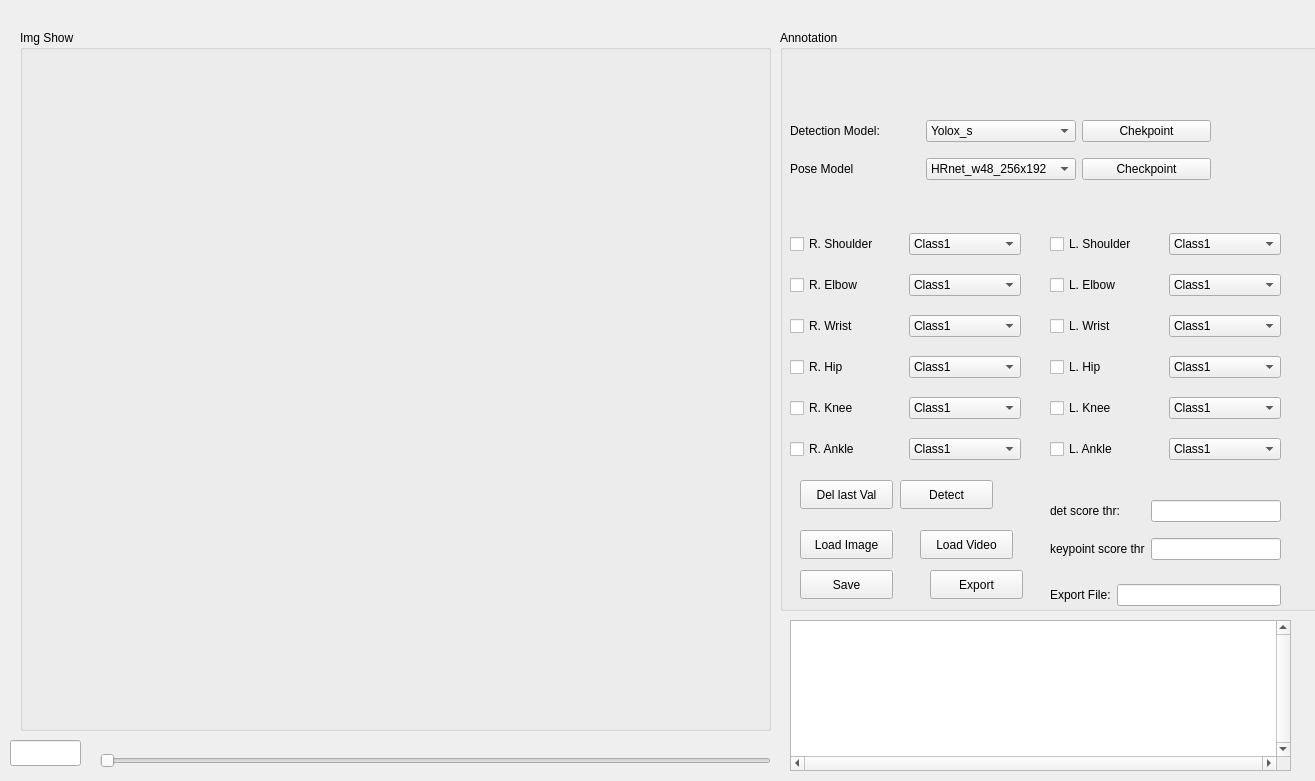
<?xml version="1.0" encoding="UTF-8"?>
<ui version="4.0">
 <class>Widget</class>
 <widget class="QWidget" name="Widget">
  <property name="geometry">
   <rect>
    <x>0</x>
    <y>0</y>
    <width>1315</width>
    <height>781</height>
   </rect>
  </property>
  <property name="windowTitle">
   <string>Widget</string>
  </property>
  <widget class="QGroupBox" name="groupBox">
   <property name="geometry">
    <rect>
     <x>20</x>
     <y>30</y>
     <width>751</width>
     <height>701</height>
    </rect>
   </property>
   <property name="title">
    <string>Img Show</string>
   </property>
   <widget class="QLabel" name="Label_Img_Show">
    <property name="geometry">
     <rect>
      <x>20</x>
      <y>40</y>
      <width>701</width>
      <height>641</height>
     </rect>
    </property>
    <property name="text">
     <string/>
    </property>
   </widget>
  </widget>
  <widget class="QGroupBox" name="groupBox_2">
   <property name="geometry">
    <rect>
     <x>780</x>
     <y>30</y>
     <width>541</width>
     <height>581</height>
    </rect>
   </property>
   <property name="title">
    <string>Annotation </string>
   </property>
   <widget class="QWidget" name="gridLayoutWidget_2">
    <property name="geometry">
     <rect>
      <x>10</x>
      <y>190</y>
      <width>231</width>
      <height>253</height>
     </rect>
    </property>
    <layout class="QGridLayout" name="gridLayout_2">
     <item row="5" column="1">
      <widget class="QComboBox" name="Cbox_RAnkle">
       <item>
        <property name="text">
         <string>Class1</string>
        </property>
       </item>
       <item>
        <property name="text">
         <string>Class2</string>
        </property>
       </item>
      </widget>
     </item>
     <item row="3" column="1">
      <widget class="QComboBox" name="Cbox_RHip">
       <item>
        <property name="text">
         <string>Class1</string>
        </property>
       </item>
       <item>
        <property name="text">
         <string>Class2</string>
        </property>
       </item>
      </widget>
     </item>
     <item row="3" column="0">
      <widget class="QCheckBox" name="checkBox_4">
       <property name="text">
        <string>R. Hip</string>
       </property>
      </widget>
     </item>
     <item row="2" column="1">
      <widget class="QComboBox" name="Cbox_RWrist">
       <item>
        <property name="text">
         <string>Class1</string>
        </property>
       </item>
       <item>
        <property name="text">
         <string>Class2</string>
        </property>
       </item>
      </widget>
     </item>
     <item row="0" column="1">
      <widget class="QComboBox" name="Cbox_RShoulder">
       <item>
        <property name="text">
         <string>Class1</string>
        </property>
       </item>
       <item>
        <property name="text">
         <string>Class2</string>
        </property>
       </item>
      </widget>
     </item>
     <item row="0" column="0">
      <widget class="QCheckBox" name="checkBox_1">
       <property name="text">
        <string>R. Shoulder</string>
       </property>
      </widget>
     </item>
     <item row="5" column="0">
      <widget class="QCheckBox" name="checkBox_6">
       <property name="text">
        <string>R. Ankle</string>
       </property>
      </widget>
     </item>
     <item row="2" column="0">
      <widget class="QCheckBox" name="checkBox_3">
       <property name="text">
        <string>R. Wrist</string>
       </property>
      </widget>
     </item>
     <item row="1" column="1">
      <widget class="QComboBox" name="Cbox_RElbow">
       <item>
        <property name="text">
         <string>Class1</string>
        </property>
       </item>
       <item>
        <property name="text">
         <string>Class2</string>
        </property>
       </item>
      </widget>
     </item>
     <item row="4" column="1">
      <widget class="QComboBox" name="Cbox_RKnee">
       <item>
        <property name="text">
         <string>Class1</string>
        </property>
       </item>
       <item>
        <property name="text">
         <string>Class2</string>
        </property>
       </item>
      </widget>
     </item>
     <item row="1" column="0">
      <widget class="QCheckBox" name="checkBox_2">
       <property name="text">
        <string>R. Elbow</string>
       </property>
      </widget>
     </item>
     <item row="4" column="0">
      <widget class="QCheckBox" name="checkBox_5">
       <property name="text">
        <string>R. Knee</string>
       </property>
      </widget>
     </item>
    </layout>
   </widget>
   <widget class="QWidget" name="gridLayoutWidget">
    <property name="geometry">
     <rect>
      <x>10</x>
      <y>80</y>
      <width>421</width>
      <height>81</height>
     </rect>
    </property>
    <layout class="QGridLayout" name="gridLayout">
     <item row="1" column="0">
      <widget class="QLabel" name="label_2">
       <property name="text">
        <string>Pose Model</string>
       </property>
      </widget>
     </item>
     <item row="1" column="1">
      <widget class="QComboBox" name="Cbox_pose_model">
       <item>
        <property name="text">
         <string>HRnet_w48_256x192</string>
        </property>
       </item>
      </widget>
     </item>
     <item row="0" column="1">
      <widget class="QComboBox" name="Cbox_det_model">
       <item>
        <property name="text">
         <string>Yolox_s</string>
        </property>
       </item>
      </widget>
     </item>
     <item row="0" column="0">
      <widget class="QLabel" name="label">
       <property name="text">
        <string>Detection Model:</string>
       </property>
      </widget>
     </item>
     <item row="0" column="2">
      <widget class="QPushButton" name="btn_checkpoint_det">
       <property name="text">
        <string>Chekpoint</string>
       </property>
      </widget>
     </item>
     <item row="1" column="2">
      <widget class="QPushButton" name="btn_checkpoint_pose">
       <property name="text">
        <string>Checkpoint</string>
       </property>
      </widget>
     </item>
    </layout>
   </widget>
   <widget class="QPushButton" name="btn_save">
    <property name="geometry">
     <rect>
      <x>20</x>
      <y>540</y>
      <width>93</width>
      <height>29</height>
     </rect>
    </property>
    <property name="text">
     <string>Save</string>
    </property>
   </widget>
   <widget class="QPushButton" name="btn_detect_vid">
    <property name="geometry">
     <rect>
      <x>120</x>
      <y>450</y>
      <width>93</width>
      <height>29</height>
     </rect>
    </property>
    <property name="text">
     <string>Detect</string>
    </property>
   </widget>
   <widget class="QPushButton" name="btn_remove_last">
    <property name="geometry">
     <rect>
      <x>20</x>
      <y>450</y>
      <width>93</width>
      <height>29</height>
     </rect>
    </property>
    <property name="text">
     <string>Del last Val</string>
    </property>
   </widget>
   <widget class="QPushButton" name="btn_export">
    <property name="geometry">
     <rect>
      <x>150</x>
      <y>540</y>
      <width>93</width>
      <height>29</height>
     </rect>
    </property>
    <property name="text">
     <string>Export</string>
    </property>
   </widget>
   <widget class="QPushButton" name="btn_load_video">
    <property name="geometry">
     <rect>
      <x>140</x>
      <y>500</y>
      <width>93</width>
      <height>29</height>
     </rect>
    </property>
    <property name="text">
     <string>Load Video</string>
    </property>
   </widget>
   <widget class="QPushButton" name="btn_load_image">
    <property name="geometry">
     <rect>
      <x>20</x>
      <y>500</y>
      <width>93</width>
      <height>29</height>
     </rect>
    </property>
    <property name="text">
     <string>Load Image</string>
    </property>
   </widget>
   <widget class="QWidget" name="gridLayoutWidget_5">
    <property name="geometry">
     <rect>
      <x>270</x>
      <y>460</y>
      <width>231</width>
      <height>81</height>
     </rect>
    </property>
    <layout class="QGridLayout" name="gridLayout_5">
     <item row="0" column="1">
      <widget class="QLineEdit" name="LEdit_det_thr"/>
     </item>
     <item row="1" column="0">
      <widget class="QLabel" name="label_6">
       <property name="text">
        <string>keypoint score thr</string>
       </property>
      </widget>
     </item>
     <item row="1" column="1">
      <widget class="QLineEdit" name="LEdit_kpt_thr"/>
     </item>
     <item row="0" column="0">
      <widget class="QLabel" name="label_5">
       <property name="text">
        <string>det score thr:</string>
       </property>
      </widget>
     </item>
    </layout>
   </widget>
   <widget class="QWidget" name="gridLayoutWidget_6">
    <property name="geometry">
     <rect>
      <x>270</x>
      <y>190</y>
      <width>231</width>
      <height>253</height>
     </rect>
    </property>
    <layout class="QGridLayout" name="gridLayout_6">
     <item row="5" column="1">
      <widget class="QComboBox" name="Cbox_LAnkle">
       <item>
        <property name="text">
         <string>Class1</string>
        </property>
       </item>
       <item>
        <property name="text">
         <string>Class2</string>
        </property>
       </item>
      </widget>
     </item>
     <item row="3" column="1">
      <widget class="QComboBox" name="Cbox_LHip">
       <item>
        <property name="text">
         <string>Class1</string>
        </property>
       </item>
       <item>
        <property name="text">
         <string>Class2</string>
        </property>
       </item>
      </widget>
     </item>
     <item row="3" column="0">
      <widget class="QCheckBox" name="checkBox_7">
       <property name="text">
        <string>L. Hip</string>
       </property>
      </widget>
     </item>
     <item row="2" column="1">
      <widget class="QComboBox" name="Cbox_LWrist">
       <item>
        <property name="text">
         <string>Class1</string>
        </property>
       </item>
       <item>
        <property name="text">
         <string>Class2</string>
        </property>
       </item>
      </widget>
     </item>
     <item row="0" column="1">
      <widget class="QComboBox" name="Cbox_LShoulder">
       <item>
        <property name="text">
         <string>Class1</string>
        </property>
       </item>
       <item>
        <property name="text">
         <string>Class2</string>
        </property>
       </item>
      </widget>
     </item>
     <item row="0" column="0">
      <widget class="QCheckBox" name="checkBox_15">
       <property name="text">
        <string>L. Shoulder</string>
       </property>
      </widget>
     </item>
     <item row="5" column="0">
      <widget class="QCheckBox" name="checkBox_16">
       <property name="text">
        <string>L. Ankle</string>
       </property>
      </widget>
     </item>
     <item row="2" column="0">
      <widget class="QCheckBox" name="checkBox_17">
       <property name="text">
        <string>L. Wrist</string>
       </property>
      </widget>
     </item>
     <item row="1" column="1">
      <widget class="QComboBox" name="Cbox_LElbow">
       <item>
        <property name="text">
         <string>Class1</string>
        </property>
       </item>
       <item>
        <property name="text">
         <string>Class2</string>
        </property>
       </item>
      </widget>
     </item>
     <item row="4" column="1">
      <widget class="QComboBox" name="Cbox_LKnee">
       <item>
        <property name="text">
         <string>Class1</string>
        </property>
       </item>
       <item>
        <property name="text">
         <string>Class2</string>
        </property>
       </item>
      </widget>
     </item>
     <item row="1" column="0">
      <widget class="QCheckBox" name="checkBox_18">
       <property name="text">
        <string>L. Elbow</string>
       </property>
      </widget>
     </item>
     <item row="4" column="0">
      <widget class="QCheckBox" name="checkBox_19">
       <property name="text">
        <string>L. Knee</string>
       </property>
      </widget>
     </item>
    </layout>
   </widget>
   <widget class="QWidget" name="gridLayoutWidget_3">
    <property name="geometry">
     <rect>
      <x>270</x>
      <y>550</y>
      <width>231</width>
      <height>31</height>
     </rect>
    </property>
    <layout class="QGridLayout" name="gridLayout_3">
     <item row="0" column="0">
      <widget class="QLabel" name="label_7">
       <property name="text">
        <string>Export File:</string>
       </property>
      </widget>
     </item>
     <item row="0" column="1">
      <widget class="QLineEdit" name="Edit_file_name"/>
     </item>
    </layout>
   </widget>
  </widget>
  <widget class="QSlider" name="slider_frame_no">
   <property name="geometry">
    <rect>
     <x>100</x>
     <y>750</y>
     <width>671</width>
     <height>22</height>
    </rect>
   </property>
   <property name="orientation">
    <enum>Qt::Horizontal</enum>
   </property>
  </widget>
  <widget class="QLineEdit" name="LEdit_frame_no">
   <property name="geometry">
    <rect>
     <x>10</x>
     <y>740</y>
     <width>71</width>
     <height>26</height>
    </rect>
   </property>
  </widget>
  <widget class="QTextEdit" name="Text_display">
   <property name="geometry">
    <rect>
     <x>790</x>
     <y>620</y>
     <width>501</width>
     <height>151</height>
    </rect>
   </property>
   <property name="verticalScrollBarPolicy">
    <enum>Qt::ScrollBarAlwaysOn</enum>
   </property>
   <property name="horizontalScrollBarPolicy">
    <enum>Qt::ScrollBarAlwaysOn</enum>
   </property>
   <property name="readOnly">
    <bool>false</bool>
   </property>
  </widget>
 </widget>
 <resources/>
 <connections/>
</ui>
